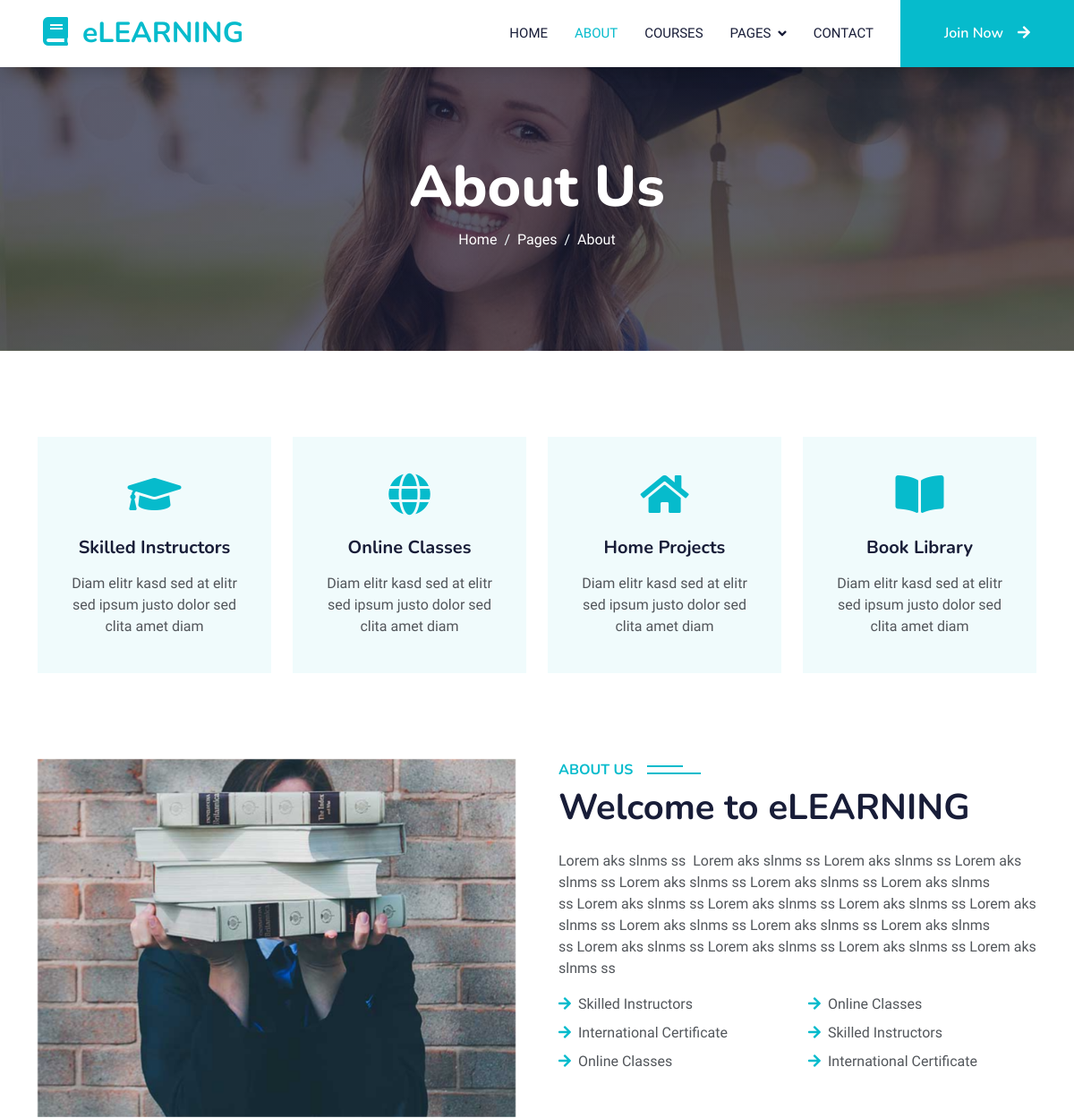
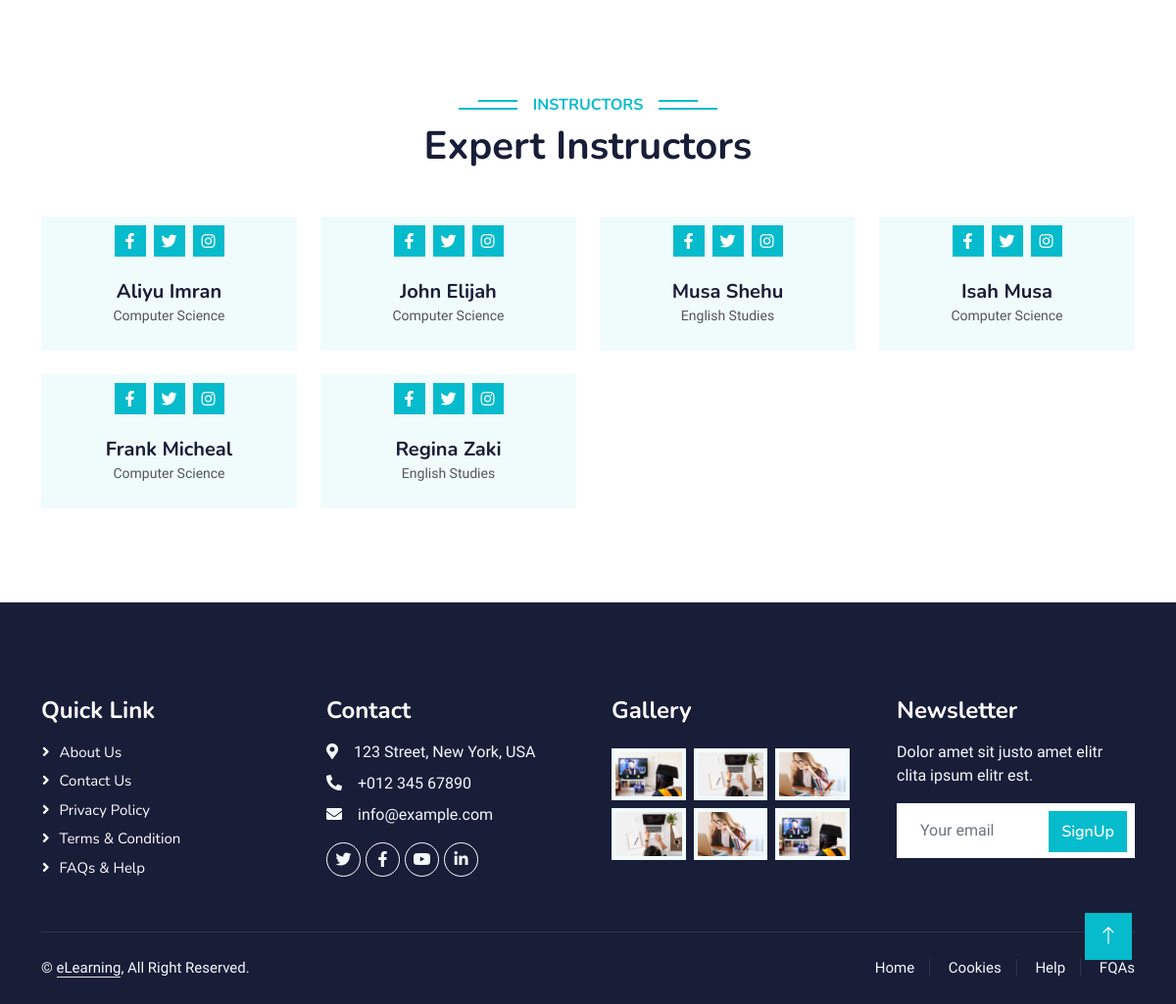
Page /about.php on the committed database (2 pictures, top to bottom).
### tables this page shows
CREATE TABLE `content` (
  `content_id` int(11) NOT NULL,
  `title` varchar(100) NOT NULL,
  `content` mediumtext NOT NULL
);

CREATE TABLE `teacher` (
  `teacher_id` int(11) NOT NULL,
  `username` varchar(100) NOT NULL,
  `password` varchar(200) NOT NULL,
  `firstname` varchar(100) NOT NULL,
  `lastname` varchar(100) NOT NULL,
  `department_id` int(11) NOT NULL,
  `location` varchar(200) NOT NULL,
  `about` varchar(500) NOT NULL,
  `teacher_status` varchar(20) NOT NULL,
  `teacher_stat` varchar(100) NOT NULL
);

CREATE TABLE `department` (
  `department_id` int(11) NOT NULL,
  `department_name` varchar(100) NOT NULL,
  `dean` varchar(100) NOT NULL
);

### about.php (the view, shortened to what this page needs)
<?php
 include('dbcon.php');
?>
<!DOCTYPE html>
<html lang="en">
<head>
    <link href="https://cdnjs.cloudflare.com/ajax/libs/font-awesome/5.10.0/css/all.min.css" rel="stylesheet">
    <link href="https://cdn.jsdelivr.net/npm/bootstrap-icons@1.4.1/font/bootstrap-icons.css" rel="stylesheet">
    <link href="lib/animate/animate.min.css" rel="stylesheet">
    <link href="lib/owlcarousel/assets/owl.carousel.min.css" rel="stylesheet">
    <link href="css/bootstrap.min.css" rel="stylesheet">
    <link href="css/style.css" rel="stylesheet">
</head>
<body>
    <nav class="navbar navbar-expand-lg bg-white navbar-light shadow sticky-top p-0">
        <a href="index.php" class="navbar-brand d-flex align-items-center px-4 px-lg-5">
            <h2 class="m-0 text-primary"><i class="fa fa-book me-3"></i>eLEARNING</h2>
        </a>
        <div class="collapse navbar-collapse" id="navbarCollapse">
            <div class="navbar-nav ms-auto p-4 p-lg-0">
                <a href="index.php" class="nav-item nav-link">Home</a>
                <a href="about.php" class="nav-item nav-link active">About</a>
                <a href="courses.php" class="nav-item nav-link">Courses</a>
                <div class="nav-item dropdown">
                    <a href="#" class="nav-link dropdown-toggle" data-bs-toggle="dropdown">Pages</a>
                </div>
                <a href="contact.php" class="nav-item nav-link">Contact</a>
            </div>
            <a href="auth.php" class="btn btn-primary py-4 px-lg-5 d-none d-lg-block">Join Now<i class="fa fa-arrow-right ms-3"></i></a>
        </div>
    </nav>
    <div class="container-fluid bg-primary py-5 mb-5 page-header">
        <div class="container py-5">
            <div class="row justify-content-center">
                <div class="col-lg-10 text-center">
                    <h1 class="display-3 text-white animated slideInDown">About Us</h1>
                    <nav aria-label="breadcrumb">
                        <ol class="breadcrumb justify-content-center">
                            <li class="breadcrumb-item"><a class="text-white" href="index.php">Home</a></li>
                            <li class="breadcrumb-item"><a class="text-white" href="#">Pages</a></li>
                            <li class="breadcrumb-item text-white active" aria-current="page">About</li>
                        </ol>
                    </nav>
                </div>
            </div>
        </div>
    </div>
    <div class="container-xxl py-5">
        <div class="container">
            <div class="row g-4">
                <div class="col-lg-3 col-sm-6 wow fadeInUp" data-wow-delay="0.1s">
                    <div class="service-item text-center pt-3">
                        <div class="p-4">
                            <i class="fa fa-3x fa-graduation-cap text-primary mb-4"></i>
                            <h5 class="mb-3">Skilled Instructors</h5>
                            <p>Diam elitr kasd sed at elitr sed ipsum justo dolor sed clita amet diam</p>
                        </div>
                    </div>
                </div>
                <div class="col-lg-3 col-sm-6 wow fadeInUp" data-wow-delay="0.3s">
                    <div class="service-item text-center pt-3">
                        <div class="p-4">
                            <i class="fa fa-3x fa-globe text-primary mb-4"></i>
                            <h5 class="mb-3">Online Classes</h5>
                            <p>Diam elitr kasd sed at elitr sed ipsum justo dolor sed clita amet diam</p>
                        </div>
                    </div>
                </div>
                <div class="col-lg-3 col-sm-6 wow fadeInUp" data-wow-delay="0.5s">
                    <div class="service-item text-center pt-3">
                        <div class="p-4">
                            <i class="fa fa-3x fa-home text-primary mb-4"></i>
                            <h5 class="mb-3">Home Projects</h5>
                            <p>Diam elitr kasd sed at elitr sed ipsum justo dolor sed clita amet diam</p>
                        </div>
                    </div>
                </div>
                <div class="col-lg-3 col-sm-6 wow fadeInUp" data-wow-delay="0.7s">
                    <div class="service-item text-center pt-3">
                        <div class="p-4">
                            <i class="fa fa-3x fa-book-open text-primary mb-4"></i>
                            <h5 class="mb-3">Book Library</h5>
                            <p>Diam elitr kasd sed at elitr sed ipsum justo dolor sed clita amet diam</p>
                        </div>
                    </div>
                </div>
            </div>
        </div>
    </div>
    <div class="container-xxl py-5">
        <div class="container">
            <div class="row g-5">
                <div class="col-lg-6 wow fadeInUp" data-wow-delay="0.1s" style="min-height: 400px;">
                    <div class="position-relative h-100">
                        <img class="img-fluid position-absolute w-100 h-100" src="img/about.jpg" alt="" style="object-fit: cover;">
                    </div>
                </div>
                <div class="col-lg-6 wow fadeInUp" data-wow-delay="0.3s">
                    <h6 class="section-title bg-white text-start text-primary pe-3">About Us</h6>
                    <h1 class="mb-4">Welcome to eLEARNING</h1>
                    <?php
                        $class_query = mysqli_query($conn,"select * from content where title='About'")or die(mysqli_error());
                        while($class_row = mysqli_fetch_array($class_query)){
                        $about = $class_row['content'];
                    ?>
                    <p class="mb-4"><?php echo $about; ?></p>
                    <?php } ?>
                    <div class="row gy-2 gx-4 mb-4">
                        <div class="col-sm-6">
                            <p class="mb-0"><i class="fa fa-arrow-right text-primary me-2"></i>Skilled Instructors</p>
                        </div>
                        <div class="col-sm-6">
                            <p class="mb-0"><i class="fa fa-arrow-right text-primary me-2"></i>Online Classes</p>
                        </div>
                        <div class="col-sm-6">
                            <p class="mb-0"><i class="fa fa-arrow-right text-primary me-2"></i>International Certificate</p>
                        </div>
                        <div class="col-sm-6">
                            <p class="mb-0"><i class="fa fa-arrow-right text-primary me-2"></i>Skilled Instructors</p>
                        </div>
                        <div class="col-sm-6">
                            <p class="mb-0"><i class="fa fa-arrow-right text-primary me-2"></i>Online Classes</p>
                        </div>
                        <div class="col-sm-6">
                            <p class="mb-0"><i class="fa fa-arrow-right text-primary me-2"></i>International Certificate</p>
                        </div>
                    </div>
                </div>
            </div>
        </div>
    </div>
    <div class="container-xxl py-5">
        <div class="container">
            <div class="text-center wow fadeInUp" data-wow-delay="0.1s">
                <h6 class="section-title bg-white text-center text-primary px-3">Instructors</h6>
                <h1 class="mb-5">Expert Instructors</h1>
            </div>
            <div class="row g-4">
                <?php
                        $subject_query = mysqli_query($conn,"select * from teacher")or die(mysqli_error());
                        while($row = mysqli_fetch_array($subject_query)){
                        $department_id = $row['department_id'];
                        $getDept = mysqli_query($conn,"select * from department where department_id='$department_id'")or die(mysqli_error());
                        $dept = mysqli_fetch_array($getDept);
                        $discipline = $dept['department_name'];
                ?>
                <div class="col-lg-3 col-md-6 wow fadeInUp" data-wow-delay="0.1s">
                    <div class="team-item bg-light">
                        <div class="overflow-hidden">
                        </div>
                        <div class="position-relative d-flex justify-content-center" style="margin-top: -23px;">
                            <div class="bg-light d-flex justify-content-center pt-2 px-1">
                                <a class="btn btn-sm-square btn-primary mx-1" href=""><i class="fab fa-facebook-f"></i></a>
                                <a class="btn btn-sm-square btn-primary mx-1" href=""><i class="fab fa-twitter"></i></a>
                                <a class="btn btn-sm-square btn-primary mx-1" href=""><i class="fab fa-instagram"></i></a>
                            </div>
                        </div>
                        <div class="text-center p-4">
                            <h5 class="mb-0"><?php echo $row['firstname'] . ' '. $row['lastname']; ?></h5>
                            <small><?php echo $discipline; ?></small>
                        </div>
                    </div>
                </div>
                <?php } ?>
            </div>
        </div>
    </div>
    <div class="container-fluid bg-dark text-light footer pt-5 mt-5 wow fadeIn" data-wow-delay="0.1s">
        <div class="container py-5">
            <div class="row g-5">
                <div class="col-lg-3 col-md-6">
                    <h4 class="text-white mb-3">Quick Link</h4>
                    <a class="btn btn-link" href="">About Us</a>
                    <a class="btn btn-link" href="">Contact Us</a>
                    <a class="btn btn-link" href="">Privacy Policy</a>
                    <a class="btn btn-link" href="">Terms & Condition</a>
                    <a class="btn btn-link" href="">FAQs & Help</a>
                </div>
                <div class="col-lg-3 col-md-6">
                    <h4 class="text-white mb-3">Contact</h4>
                    <p class="mb-2"><i class="fa fa-map-marker-alt me-3"></i>123 Street, New York, USA</p>
                    <p class="mb-2"><i class="fa fa-phone-alt me-3"></i>+012 345 67890</p>
                    <p class="mb-2"><i class="fa fa-envelope me-3"></i>info@example.com</p>
                    <div class="d-flex pt-2">
                        <a class="btn btn-outline-light btn-social" href=""><i class="fab fa-twitter"></i></a>
                        <a class="btn btn-outline-light btn-social" href=""><i class="fab fa-facebook-f"></i></a>
                        <a class="btn btn-outline-light btn-social" href=""><i class="fab fa-youtube"></i></a>
                        <a class="btn btn-outline-light btn-social" href=""><i class="fab fa-linkedin-in"></i></a>
                    </div>
                </div>
                <div class="col-lg-3 col-md-6">
                    <h4 class="text-white mb-3">Gallery</h4>
                    <div class="row g-2 pt-2">
                        <div class="col-4">
                            <img class="img-fluid bg-light p-1" src="img/course-1.jpg" alt="">
                        </div>
                        <div class="col-4">
                            <img class="img-fluid bg-light p-1" src="img/course-2.jpg" alt="">
                        </div>
                        <div class="col-4">
                            <img class="img-fluid bg-light p-1" src="img/course-3.jpg" alt="">
                        </div>
                        <div class="col-4">
                            <img class="img-fluid bg-light p-1" src="img/course-2.jpg" alt="">
                        </div>
                        <div class="col-4">
                            <img class="img-fluid bg-light p-1" src="img/course-3.jpg" alt="">
                        </div>
                        <div class="col-4">
                            <img class="img-fluid bg-light p-1" src="img/course-1.jpg" alt="">
                        </div>
                    </div>
                </div>
                <div class="col-lg-3 col-md-6">
                    <h4 class="text-white mb-3">Newsletter</h4>
                    <p>Dolor amet sit justo amet elitr clita ipsum elitr est.</p>
                    <div class="position-relative mx-auto" style="max-width: 400px;">
                        <input class="form-control border-0 w-100 py-3 ps-4 pe-5" type="text" placeholder="Your email">
                        <button type="button" class="btn btn-primary py-2 position-absolute top-0 end-0 mt-2 me-2">SignUp</button>
                    </div>
                </div>
            </div>
        </div>
        <div class="container">
            <div class="copyright">
                <div class="row">
                   <div class="col-md-6 text-center text-md-start mb-3 mb-md-0">
                        &copy; <a class="border-bottom" href="#">eLearning</a>, All Right Reserved.
                    </div>
                    <div class="col-md-6 text-center text-md-end">
                        <div class="footer-menu">
                            <a href="index.php">Home</a>
                            <a href="">Cookies</a>
                            <a href="">Help</a>
                            <a href="">FQAs</a>
                        </div>
                    </div>
                </div>
            </div>
        </div>
    </div>
    <a href="#" class="btn btn-lg btn-primary btn-lg-square back-to-top"><i class="bi bi-arrow-up"></i></a>
</body>
</html>

### rows in the picture
content: content "Lorem aks slnms ss Lorem aks slnms ss Lorem aks slnms ss Lorem aks slnms ss Lorem aks slnms ss Lorem aks slnms ss Lorem aks slnms ss Lorem aks slnms ss Lorem aks slnms ss Lorem aks slnms ss Lorem aks slnms ss Lorem aks slnms ss Lorem aks slnms ss Lorem aks slnms ss Lorem aks slnms ss Lorem aks slnms ss Lorem aks slnms ss Lorem aks slnms ss"
teacher: firstname "Aliyu", lastname "Imran", department.department_name "Computer Science"
teacher: firstname "John", lastname "Elijah", department.department_name "Computer Science"
teacher: firstname "Musa", lastname "Shehu", department.department_name "English Studies"
teacher: firstname "Isah", lastname "Musa", department.department_name "Computer Science"
teacher: firstname "Frank", lastname "Micheal", department.department_name "Computer Science"
teacher: firstname "Regina", lastname "Zaki", department.department_name "English Studies"
